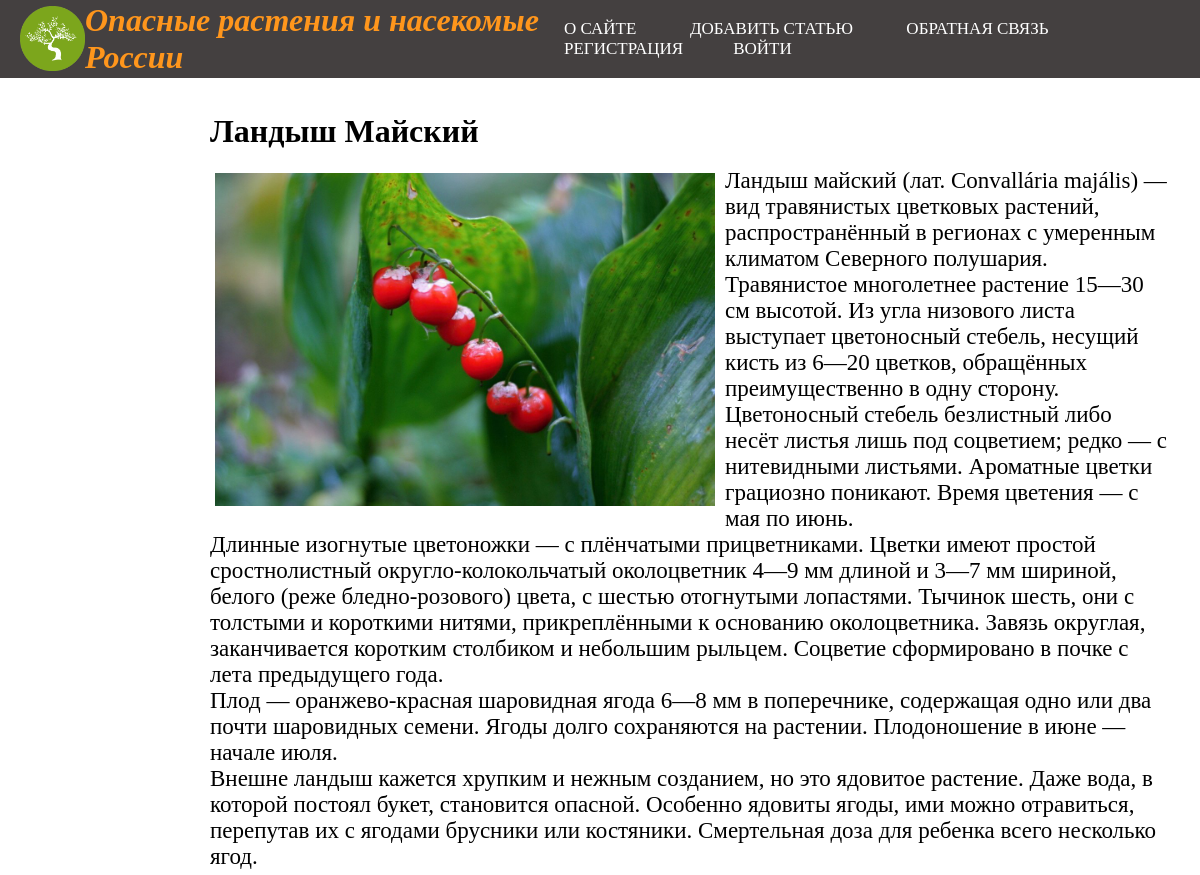
The app's page /post/Landyshj-Mayskiy/ with its own data.
### main/models.py (models this page shows, shortened)
class Top_5(models.Model):
    title = models.CharField(max_length=100, verbose_name='Название растения или насекомого')
    slug = models.SlugField(max_length=100, unique=True, db_index=True, verbose_name='URL')
    content = models.TextField(verbose_name='Текст статьи')
    photo = models.ImageField(upload_to='photos', verbose_name='Фото')
    time_create = models.DateTimeField(auto_now_add=True, verbose_name='Дата создания')
    time_update = models.DateTimeField(auto_now=True, verbose_name='Дата изменения')
    is_published = models.BooleanField(default=True, verbose_name='Публикация')
    cat = models.ForeignKey('Category', on_delete=models.PROTECT, verbose_name='Категория')
    def __str__(self):
        return self.title
    class Meta:
        verbose_name = 'Топ 5'
        verbose_name_plural = 'Топ 5'
        ordering = ['id']

### main/views.py (the view)
# urls.py: path('post/<slug:post_slug>/', ShowPost.as_view(), name='post'),
class ShowPost(DataMixin, DetailView):
    model = Top_5
    template_name = 'main/post.html'
    slug_url_kwarg = 'post_slug'
    context_object_name = 'post'
    def get_context_data(self, *, object_list=None, **kwargs):
        context = super().get_context_data(**kwargs)
        c_def = self.get_user_context(title=context['post'])
        return dict(list(context.items()) + list(c_def.items()))

### main/utils.py (called while the page is built)
    def get_user_context(self, **kwargs):
        context = kwargs
        cats = Category.objects.all()
        context['menu'] = menu
        context['cats'] = cats
        if 'cat_selected' not in context:
            context['cat_selected'] = 0
        return context

### main/templates/main/post.html
{% extends 'main/base.html' %}
{% block content %}
<div class="container_post">
    <h1>{{post.title}}</h1>
    <br>
    {% if post.photo %}
    <p><img class="article_photo" src="{{post.photo.url}}"></p>
    {% endif %}
    <div class="content_post">
        {{post.content|linebreaks}}
    </div>
</div>
{% endblock %}

### main/static/main/css/style.css (style rules this page uses)
* { margin: 0; padding: 0; box-sizing: border-box; }
img { max-width: 300px; height: auto; margin: 5px 10px 5px 5px; }
.article_photo { max-width: 500px; height: auto; margin: 5px 10px 5px 5px; float: left; }
.container_post { width: 80%; float: right; margin: 5px 30px 5px 5px; }
.content_post { font-size: 23px; }

### records on screen
Top_5: title "Ландыш Майский", photo (picture), content "Ландыш майский (лат. Convallária majális) — вид травянистых цветковых растений, распространённый в регионах с умеренным климатом Северного полушария. Травянистое многолетнее растение 15—30 см высотой. Из угла низового листа выступает цветоносный стебель, несущий кисть из 6—20 цветков, обращённых преимущественно в одну сторону. Цветоносный стебель безлистный либо несёт листья лишь под соцветием; редко — с нитевидными листьями. Ароматные цветки грациозно поникают. Время цветения — с мая по июнь. Длинные изогнутые цветоножки — с плёнчатыми прицветниками. Цветки имеют простой сростнолистный округло-колокольчатый околоцветник 4—9 мм длиной и 3—7 мм шириной, белого (реже бледно-розового) цвета, с…"

### other values on screen
{{ m.title }} "О САЙТЕ" "ДОБАВИТЬ СТАТЬЮ" "ОБРАТНАЯ СВЯЗЬ"
